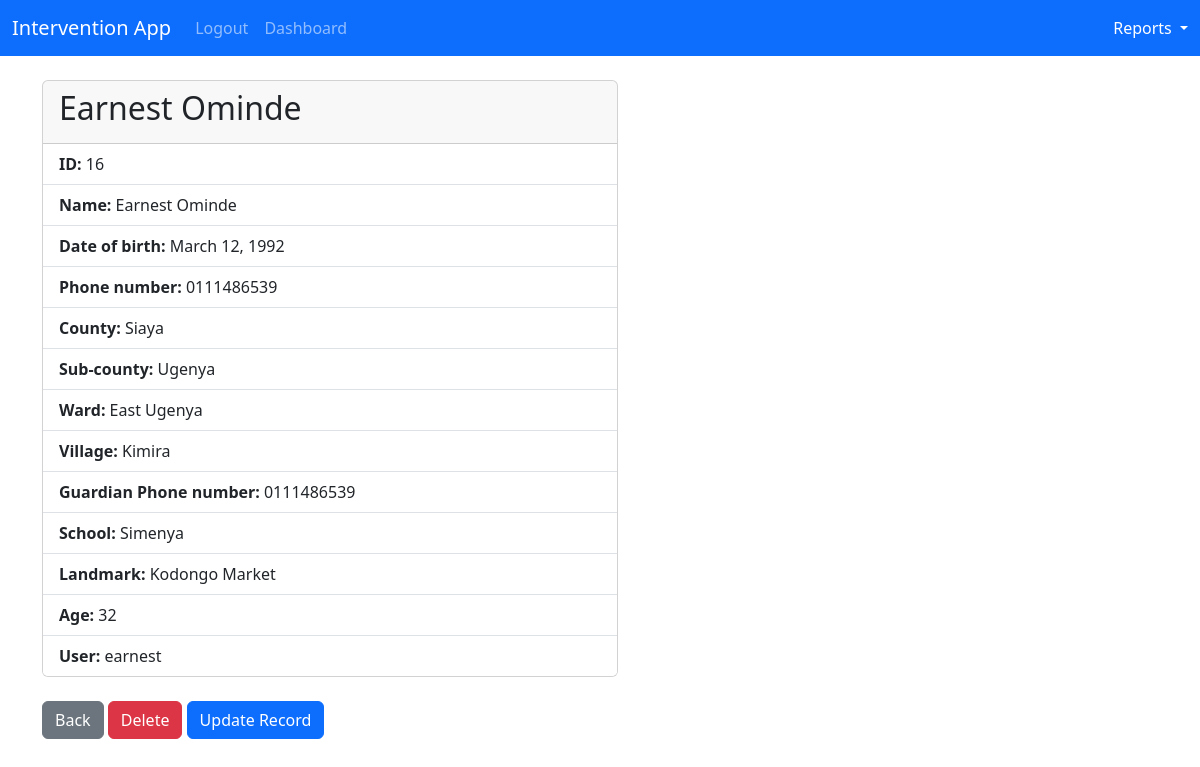
Page /ayp_enrollment_record/16/ (signed in) on the earlier database version.
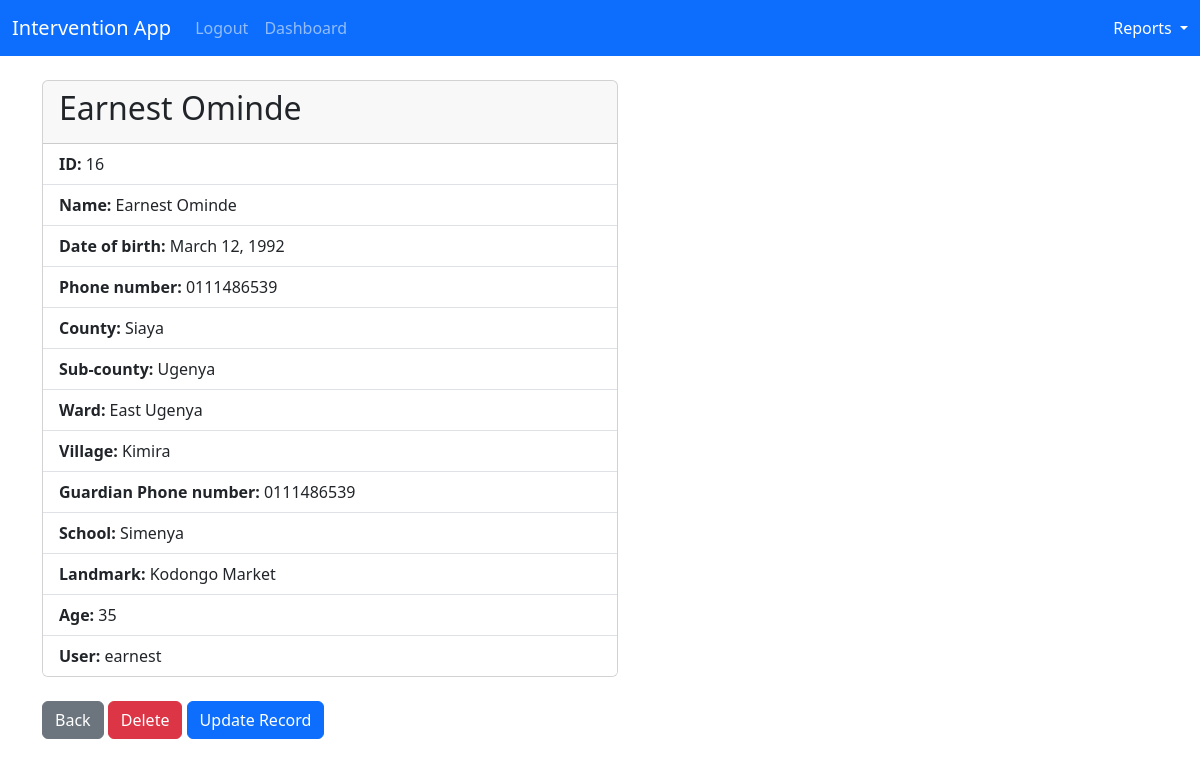
Same page on the later database version.
### intervention_app/models.py (models this page shows, shortened)
class Enrollment(models.Model):
    name = models.CharField(max_length=100)
    date_of_birth = models.DateField()
    contact_phone = models.CharField(max_length=12)
    county = models.CharField(max_length=100)
    sub_county = models.CharField(max_length=100)
    ward = models.CharField(max_length=100)
    village = models.CharField(max_length=100)
    guadian_phone_number = models.CharField(max_length=12)
    school= models.CharField(max_length=100)
    landmark= models.CharField(max_length=100)
    age = models.IntegerField()
    user = models.ForeignKey(User, on_delete=models.CASCADE)

### intervention_app/views.py (the view)
# urls.py: path('ayp_enrollment_record/<int:enrollment_id>/', views.ayp_enrollment_record, name="ayp_enrollment_record"),
@login_required
def ayp_enrollment_record(request, enrollment_id):
    if request.user.is_authenticated:
        ayp_enrollment_record = Enrollment.objects.get(id=enrollment_id)
        return render(request, 'enrollment_record.html', {'ayp_enrollment_record' : ayp_enrollment_record})
    else:
        messages.success(request, "You must be logged in first to view that page!")
        return redirect('home')

### intervention_app/templates/enrollment_record.html
{% extends 'base.html' %} {% block content %}
<div class="card" style="width: 36rem">
  <div class="card-header">
    <h2>{{ayp_enrollment_record.name}}</h2>
  </div>
  <ul class="list-group list-group-flush">
    <li class="list-group-item">
      <strong>ID: </strong>{{ayp_enrollment_record.id}}
    </li>
    <li class="list-group-item">
      <strong>Name: </strong>{{ayp_enrollment_record.name}}
    </li>
    <li class="list-group-item">
      <strong>Date of birth: </strong>{{ayp_enrollment_record.date_of_birth}}
    </li>
    <li class="list-group-item">
      <strong>Phone number: </strong>{{ayp_enrollment_record.contact_phone}}
    </li>
    <li class="list-group-item">
      <strong>County: </strong>{{ayp_enrollment_record.county}}
    </li>
    <li class="list-group-item">
      <strong>Sub-county: </strong>{{ayp_enrollment_record.sub_county}}
    </li>
    <li class="list-group-item">
      <strong>Ward: </strong>{{ayp_enrollment_record.ward}}
    </li>
    <li class="list-group-item">
      <strong>Village: </strong>{{ayp_enrollment_record.village}}
    </li>
    <li class="list-group-item">
      <strong>Guardian Phone number: </strong>
      {{ayp_enrollment_record.guadian_phone_number}}
    </li>
    <li class="list-group-item">
      <strong>School: </strong>{{ayp_enrollment_record.school}}
    </li>
    <li class="list-group-item">
      <strong>Landmark: </strong>{{ayp_enrollment_record.landmark}}
    </li>
    <li class="list-group-item">
      <strong>Age: </strong>{{ayp_enrollment_record.age}}
    </li>
    <li class="list-group-item">
      <strong>User: </strong>{{ayp_enrollment_record.user}}
    </li>
  </ul>
</div>
<br />
<a href="{%url 'home' %}" class="btn btn-secondary">Back</a>
<a
  href="{%url 'delete_ayp_enrollment_record' ayp_enrollment_record.id%}"
  class="btn btn-danger"
  >Delete</a
>
<a
  href="{%url 'update_ayp_enrollment_record' ayp_enrollment_record.id%}"
  class="btn btn-primary"
  >Update Record</a
>
{% endblock %}

Differences in the rows shown:
changed Enrollment "Earnest Ominde": age "32" → "35"
